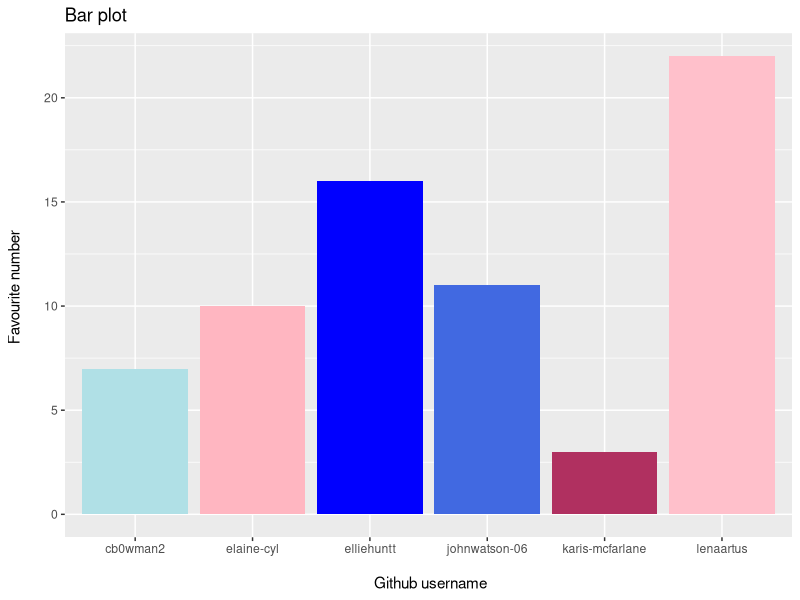
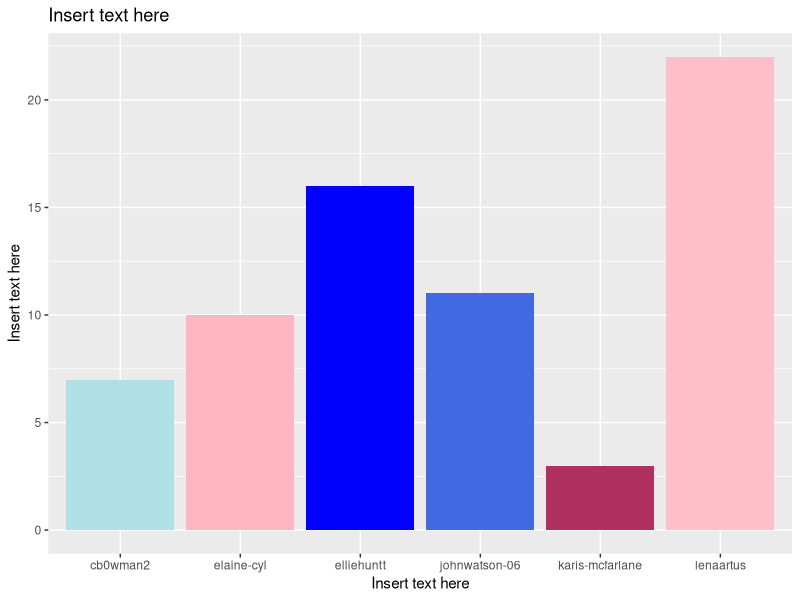
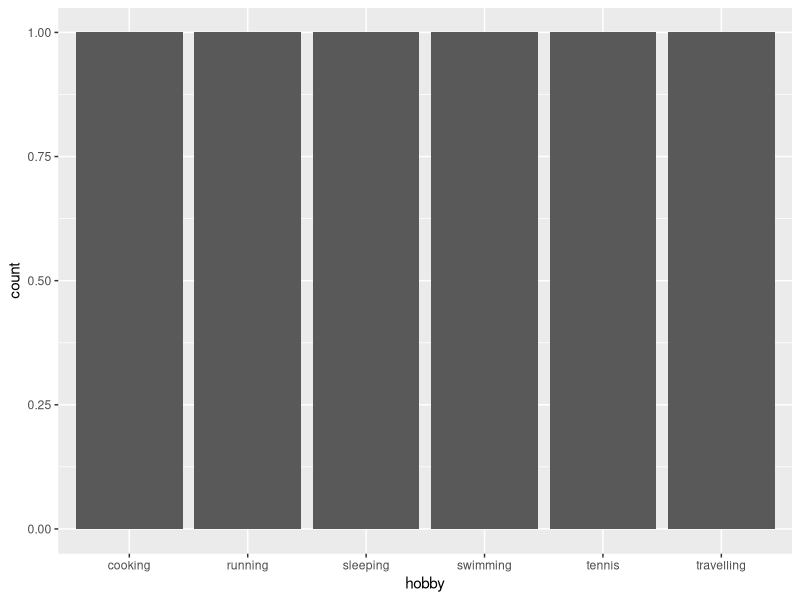

Generate these figures, in order, with R:
## ---- chunk 1
library(tidyverse) 
## ---- chunk 2
team_data <- tibble(
  name = c("Caitlin", "Karis", "Lena", 
           "Ellie", "John", "Elaine"),
  github_username = c("cb0wman2", "karis-mcfarlane", "lenaartus", 
                      "elliehuntt", "johnwatson-06", "elaine-cyl"), 
  colour = c("powderblue", "maroon", "pink", 
             "blue", "royalblue", "lightpink"),
  hobby = c("swimming", "sleeping", "running", 
            "cooking", "tennis", "travelling"),
  favourite_number = c(7, 3, 22, 16, 11, 10)
  )

team_data
## ---- chunk 3
p1 <- ggplot(data = team_data, 
             mapping = aes(x = github_username, 
                           y = favourite_number,
                           fill = colour), 
             ) +
  labs(x = "\n Github username",
       y = "Favourite number \n",
       title = "Bar plot") +
  geom_col() +
  scale_fill_identity()
p1
## ---- chunk 4
p1 + labs(x = "Insert text here", 
          y = "Insert text here",
          title = "Insert text here")
## ---- chunk 5
p2 <- ggplot(team_data, aes(x = hobby)) +
  geom_bar()
p2
